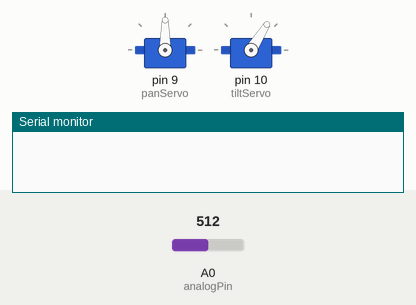
Simulated run of this sketch. Board: Arduino Uno, built with avr-gcc and run on an emulated ATmega328P. Shown: 2 × servo, the last lines printed to the serial monitor. Inputs (shaded band) come from the test bench; at power-on: A0 (analogPin) = 512.

Above: at 0.05 s.
At 1.2 s:
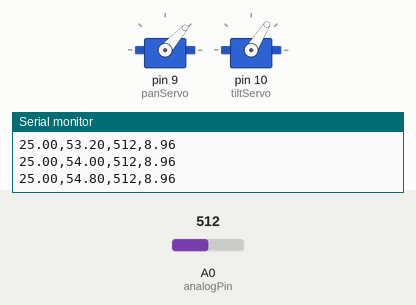
1.3 s: A0 (analogPin) set to 0
At 11.8 s:
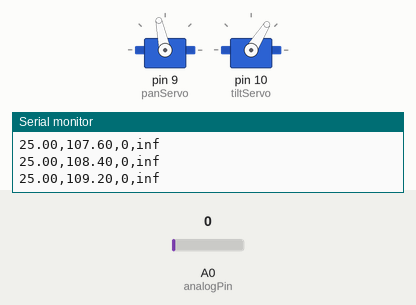
Timing chart, 0 to 25.6 s (numbered marks = the images above; inputs shaded):
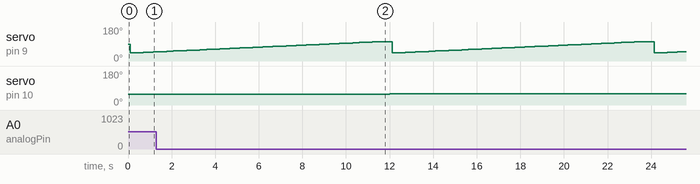

Measured:
- by itself, servo on pin 9 (panServo): ramps from 43° to 102° and jumps back, once every 12.0 s

The sketch:

TestIR.ino
```cpp
#include <Servo.h>

Servo panServo;
Servo tiltServo;

int analogPin = A0;     // IR rangefinder signal
int val = 0;           // variable to store the value read
float dist = 0;        // variable to store the calculated distance
float panPos = 0;      // variables to store the servo positions
float tiltPos = 0;
int tiltOff = 83;      //offset between actual straight ahead and
                       //servo 0 (tilt)
int panOff = -7;       //ofset between actual straight ahead and
                       //servo 90 (pan)
float stepSize = .8;

//Convert IR sensor reading to real distance
float getDist(int IRval) {
  return 4590*(1.0)/((float) IRval);
}

//Convert real world degrees to tilt servo position
//0 = straight ahead, 90 = straight up
int tiltEncode(int deg){
  return (-1*deg)+tiltOff;
}

//Convert real world degrees to pan servo position
//90 = straight ahead, 0 = straight right
int panEncode(int deg) {
  return deg+panOff;
}

//Take distance readings and average
int takeData() {
  int val = 0;
  int n = 10; //num of measurements to average
  int i = 0;
  for (i = 0; i<n; i+=1) {
    val += analogRead(analogPin);
    delay(5);
  }
  return val/n;

}


void setup()

{

  Serial.begin(9600);
  panServo.attach(9);
  tiltServo.attach(10);
}


void loop()

{

  for(tiltPos = 25; tiltPos>-12; tiltPos -= stepSize) {
    tiltServo.write(tiltEncode(tiltPos));
    delay(100);//wait for tilt servo to move
    for(panPos = 50; panPos<110; panPos+=stepSize) {
      panServo.write(panEncode(panPos));
      delay(100); //wait or pan servo to move
      val = takeData(); //get data
      dist = getDist(val);

      // Write csv format for copying
      Serial.print(tiltPos);
      Serial.print(",");
      Serial.print(panPos);
      Serial.print(",");
      Serial.print(val);
      Serial.print(",");
      Serial.println(dist);
    }
    delay(500);
  }
  //end of scan
  delay(10000);

}
```
